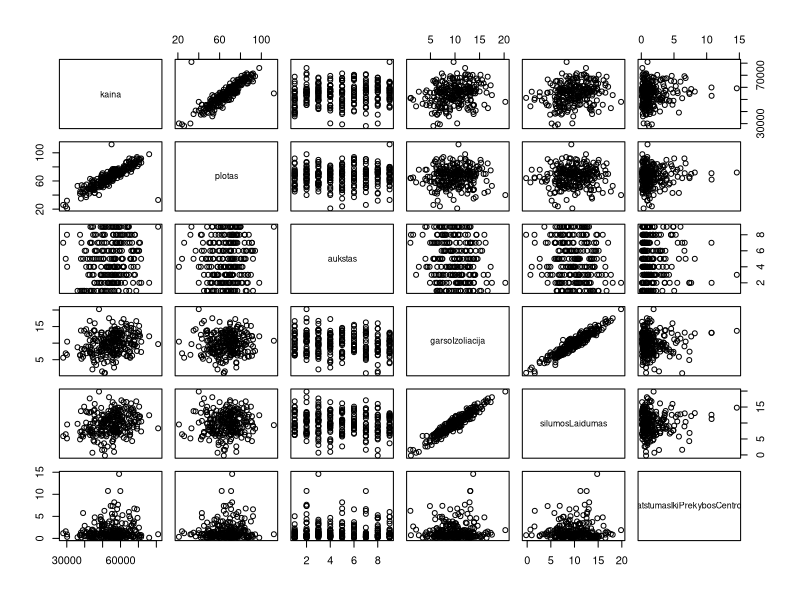
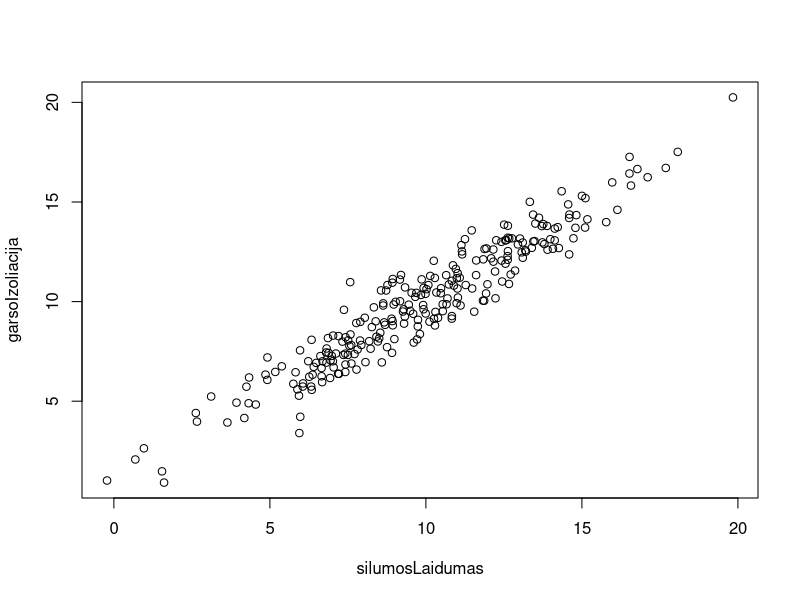
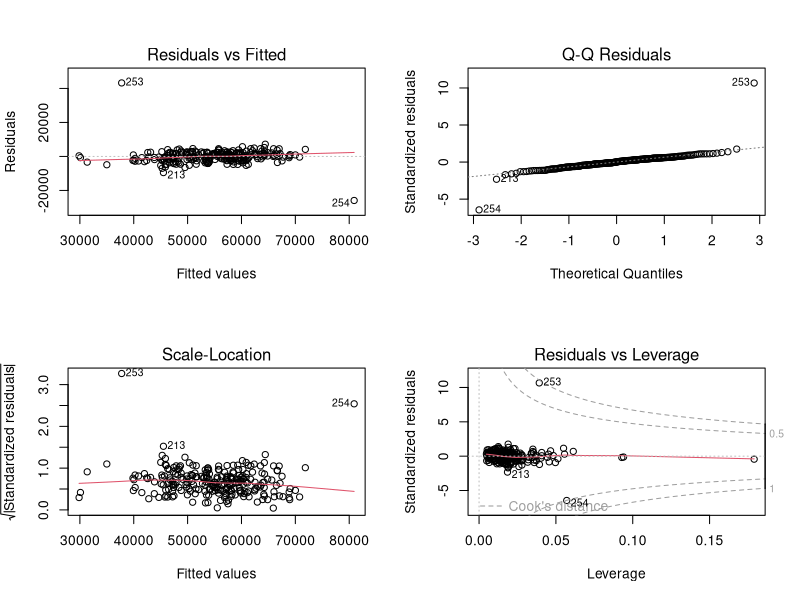
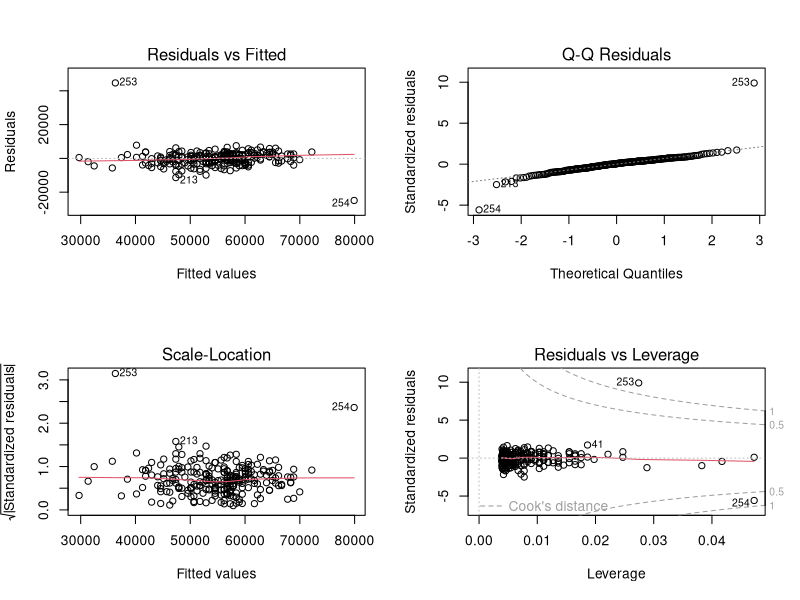
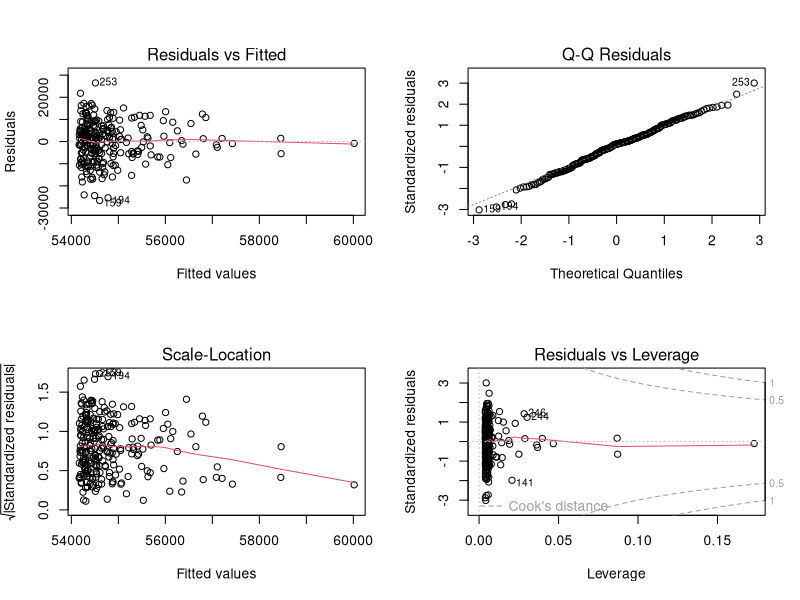
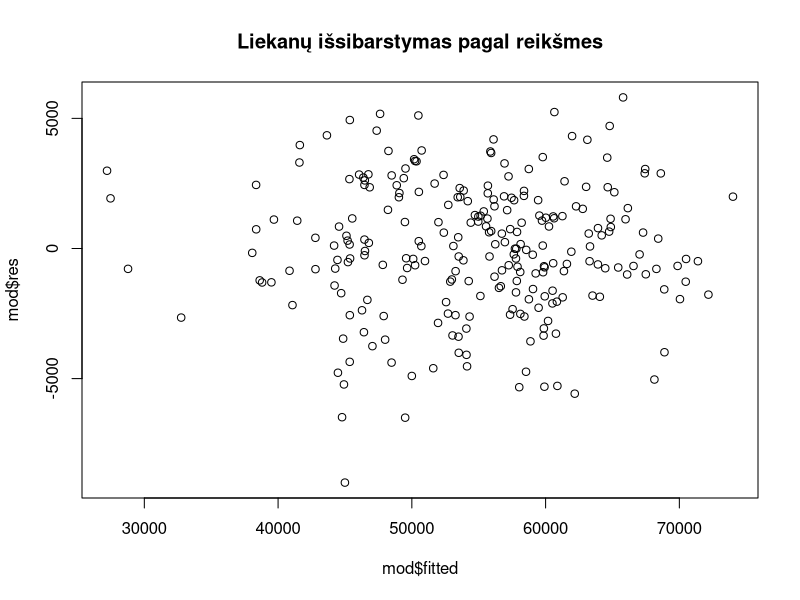
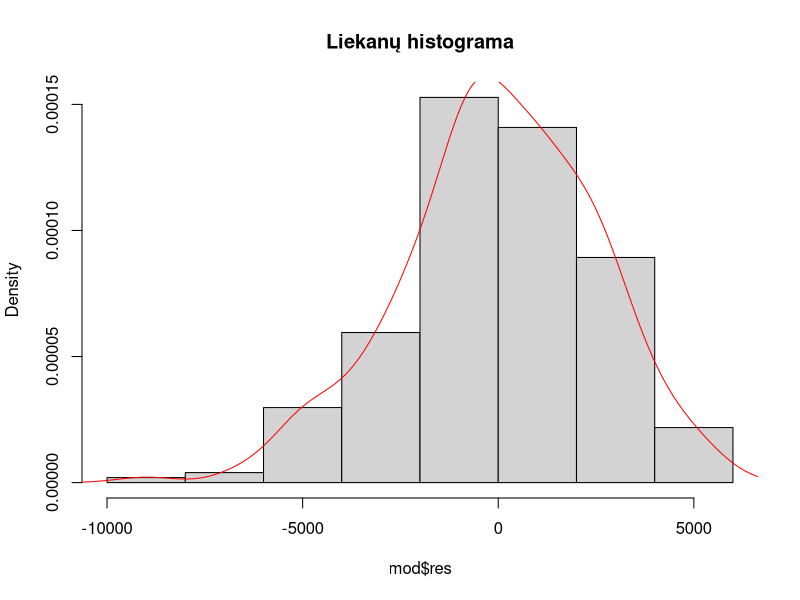

Generate these figures, in order, with R:
## ---- chunk 1
getwd()#pažiūrime direktorija, kur yra mūsų failas
file.exists("data.csv")#įsitikiname ar failas "data.csv" tikrai egzistuoja
dat <- read.csv2("data.csv")#nuskaitomi duomenys
attach(dat)
head(dat)#perzvengiamia duomenis
plot(dat)
## ---- chunk 2
cor(dat)#galime matyti,kad šilomos laidumas ir garso izoliacija koreliuoja
## ---- chunk 3
cor(silumosLaidumas,garsoIzoliacija)
#koreliacija yra labai stipri 
plot(silumosLaidumas,garsoIzoliacija)#koreliacija šių dviejų dydžių grafiškai
## ---- chunk 4
library(car)
mod1 <- lm(kaina ~ plotas+aukstas+silumosLaidumas+garsoIzoliacija+atstumasIkiPrekybosCentro, data = dat)
summary(mod1)
## ---- chunk 5
vif(mod1)
## ---- chunk 6
izoliacija= (dat[,4] + dat[,5])/2
## ---- chunk 7
dat1=dat[,c(-4,-5)]#ištrinami stulpeliai garsoIzoliacija ir silumosLaidumas
dat1[,"izoliacija"]<-izoliacija #pridedamas naujas stulpelis izoliacija
## ---- chunk 8
mod2<-lm(kaina ~ plotas + aukstas + izoliacija + atstumasIkiPrekybosCentro, data=dat1)
summary(mod2)
par(mfrow=c(2,2))
plot(mod2)
## ---- chunk 9
mod3<-lm(kaina ~ plotas)
summary(influence.measures(mod3))#253 ir 254 eilutėse yra išskirtys
par(mfrow=c(2,2))
plot(mod3)
mod4<-lm(kaina ~ aukstas)
summary(influence.measures(mod4))#neturi išskirčių
mod5<-lm(kaina ~ izoliacija)
summary(influence.measures(mod5))#neturi išskirčių
mod6<-lm(kaina ~ atstumasIkiPrekybosCentro)
summary(influence.measures(mod6))#neturi išskirčių
## ---- chunk 10
dat2=dat1[c(-253,-254),]#pašalinamos išskirtys
## ---- chunk 11
mod7<-lm(kaina ~ plotas + aukstas + izoliacija + atstumasIkiPrekybosCentro, data=dat2)
summary(mod7)
#matome, kad atstumas iki prekybos centro nereikšmingas,vadinasi galima, jį išmesti
## ---- chunk 12
dat3=dat2[,c(-4)]#pašalinamas atstumas iki prekybos centro
## ---- chunk 13
mod<-lm(kaina ~ plotas + aukstas + izoliacija, data=dat3)
summary(mod)#visi parametrai reikšmingi
par(mfrow=c(2,2))
plot(mod6)
## ---- chunk 14
summary(influence.measures(mod))#išskirčių nėra
## ---- chunk 15
vif(mod)#nera multikoliniarumos problemos, nes kintamuju koeficientai mazesni nei 10
## ---- chunk 16
par(mfrow=c(1,1))
plot(mod$res~mod$fitted, main="Liekanų išsibarstymas pagal reikšmes")#išbrėžiamos liekanos
ncvTest(mod)#p=0,1045487>0,05 H0 atmesti negalime, vadinasi modelis geras t.y(duomenys homoskedastiški)
## ---- chunk 17
durbinWatsonTest(mod)#p-value=0,296>0,05, H0 atmesti negalime, vdinasi modelyje nėra autokorelecijos problemos
## ---- chunk 18
hist(mod$res, probability=TRUE, main="Liekanų histograma") #isbreziama histograma
lines(density(mod$res), col="red") #liekanu tankio grafikas
shapiro.test(mod$res) #testas, kuris nustato paklaidu normaluma
#p-value= = 0.1018 >0.05 H0 atmesti negalime, vadinasi paklaidos yra normalios
## ---- chunk 19
(summary(mod))$r.squared #kuo arciau 1, tuo modelis patikimesnis. 
AIC(mod)
